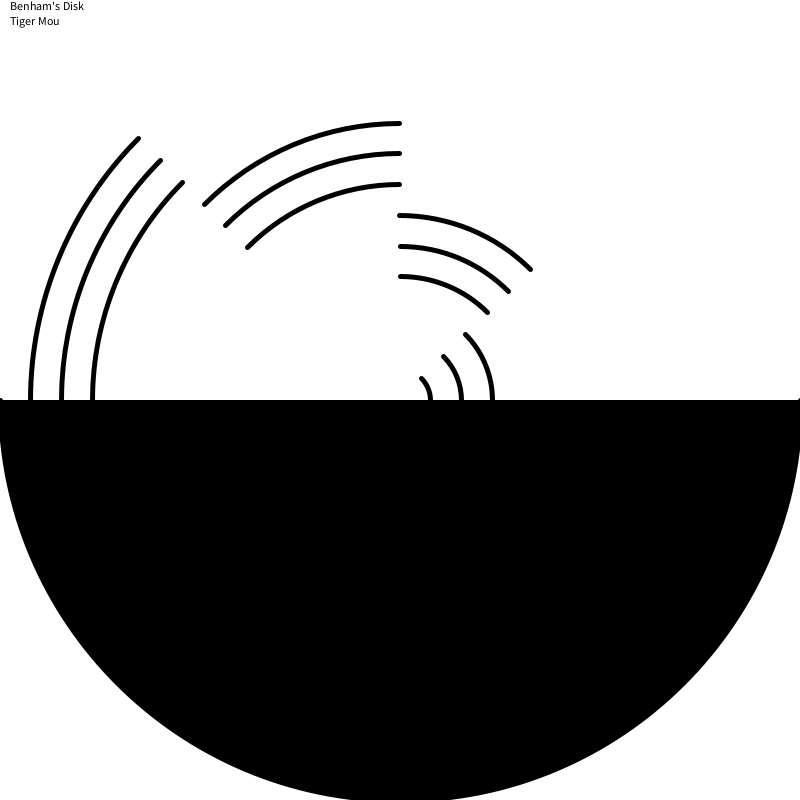
Frame 1 (no input)
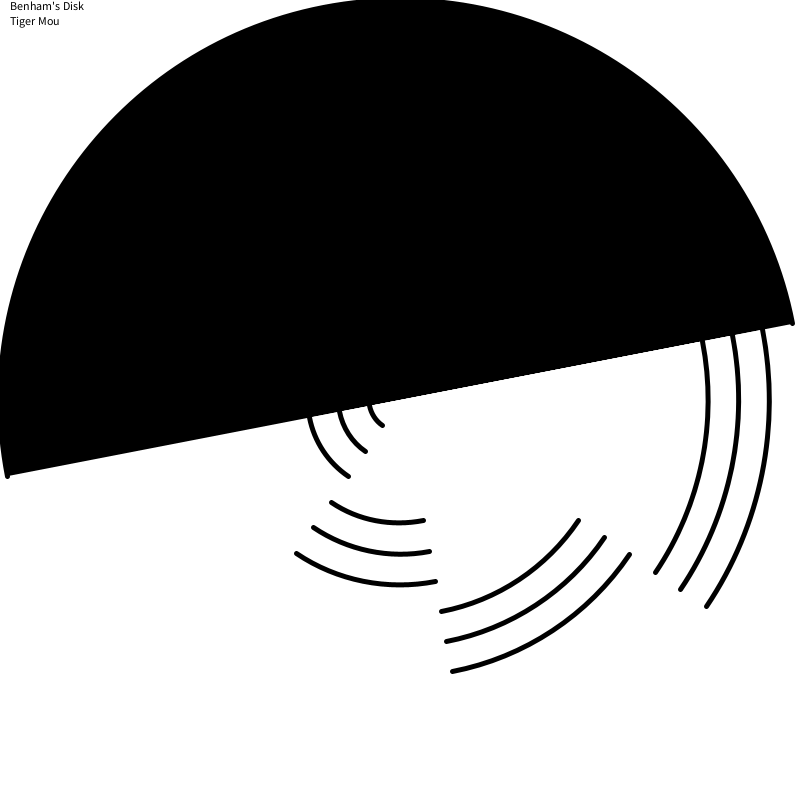
Frame 60 (the mouse pressed at the canvas centre just before this capture)
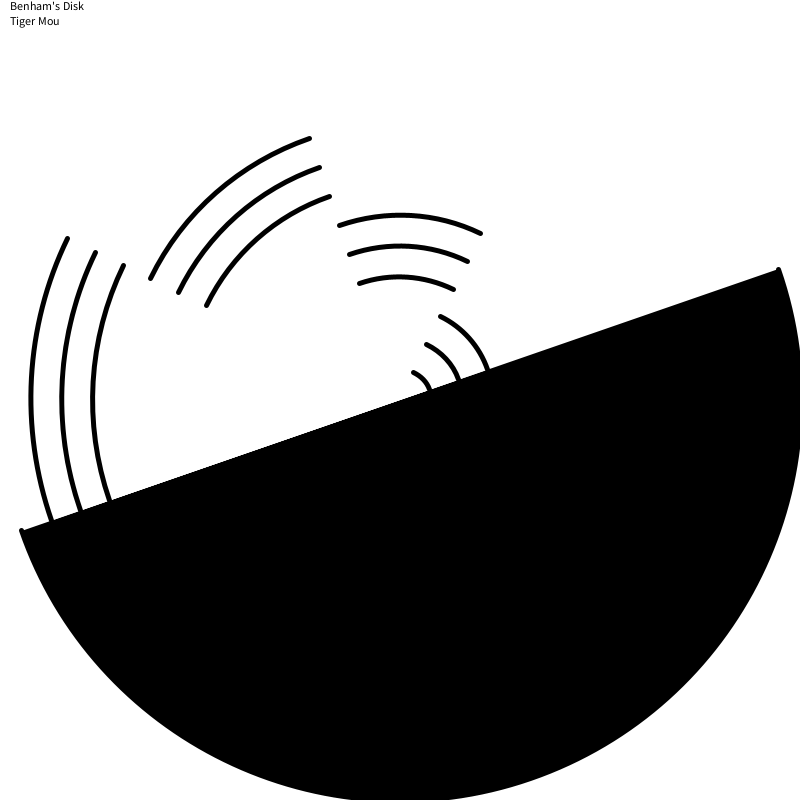
Frame 120 (the mouse held since frame 60 and released just before this capture)

The Processing sketch that drew these frames (run headless with seeded random() and noise(); from frame 60 on, the mouse is pressed at the canvas centre):

// Processing sketch: TigerMou_BenhamsDisk
// ── TigerMou_BenhamsDisk.pde
/* * *
 * Tiger Mou
 * 3/17/2016
 * Dr. DeGennaro
 * /* * *
 * Tiger Mou
 * 3/17/2016
 * Dr. DeGennaro
 * THis program draws a color wheel and spins it. Use the keys 1 and 2 to change the spin speed
 * * */
float spinSpeed = 0.05;
float currAngle = 0;
final float numSections = 13;

float strokeWeight = 5; 

void setup(){
  size(800, 800);
  background(255);
  
}

void draw(){
  pushMatrix();
  background(255);
  
  translate(width/2.0, height/2.0);
  rotate(currAngle);
  currAngle+=spinSpeed;
  strokeWeight(strokeWeight);
  colorMode(RGB);
  
  fill(0);
  stroke(0);
  arc(0, 0, height, height, 0, PI);
  fill(255);
  //for(int sectNum = 12; sectNum > 0; sectNum--){
  //  float  arcNum = abs((12.0-sectNum)%4.0);
  //    arc(0, 0, height*sectNum/numSections, height*sectNum/numSections,  PI + PI*(arcNum-1),PI + PI*(arcNum)); 
  //}
  arc(0, 0, height*12.0/numSections, height*12.0/numSections, PI, PI + PI*1.0/4.0);
  arc(0, 0, height*11.0/numSections, height*11.0/numSections, PI, PI + PI*1.0/4.0);
  arc(0, 0, height*10.0/numSections, height*10.0/numSections, PI, PI + PI*1.0/4.0);
  
  arc(0, 0, height*9.0/numSections, height*9.0/numSections, PI + PI*1.0/4.0, PI + PI*2.0/4.0);
  arc(0, 0, height*8.0/numSections, height*8.0/numSections, PI + PI*1.0/4.0, PI + PI*2.0/4.0);
  arc(0, 0, height*7.0/numSections, height*7.0/numSections, PI + PI*1.0/4.0, PI + PI*2.0/4.0);
  
  arc(0, 0, height*6.0/numSections, height*6.0/numSections, PI + PI*2.0/4.0, PI + PI*3.0/4.0);
  arc(0, 0, height*5.0/numSections, height*5.0/numSections, PI + PI*2.0/4.0, PI + PI*3.0/4.0);
  arc(0, 0, height*4.0/numSections, height*4.0/numSections, PI + PI*2.0/4.0, PI + PI*3.0/4.0);
  
  arc(0, 0, height*3.0/numSections, height*3.0/numSections, PI + PI*3.0/4.0, TWO_PI);
  arc(0, 0, height*2.0/numSections, height*2.0/numSections, PI + PI*3.0/4.0, TWO_PI);
  arc(0, 0, height*1.0/numSections, height*1.0/numSections, PI + PI*3.0/4.0, TWO_PI);

  
  popMatrix();
  fill(0);
  text("Benham's Disk", 10, 10);
  text("Tiger Mou", 10, 25);
}

void keyPressed(){
  if(key == '1'){
   spinSpeed -= 0.01;
  }
  if(key == '2'){
   spinSpeed += 0.01;
  }
  if(key == '3'){
   strokeWeight -= 0.5;
  }
  if(key == '4'){
   strokeWeight += 0.5;
  }
}
